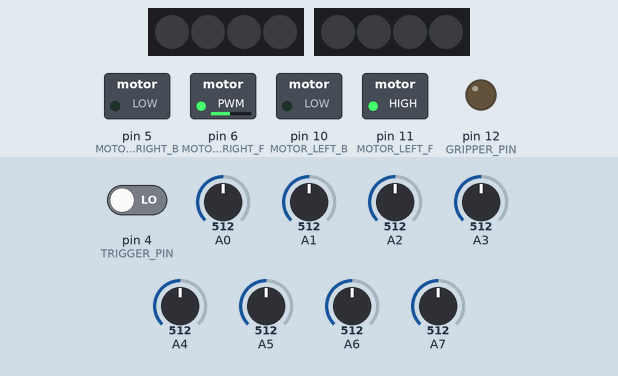
Simulated run of this sketch. Board: Arduino Nano, built with avr-gcc and run on an emulated ATmega328P. Shown: 2 × 4 RGB LEDs in strip order, left to right, switched loads named in the sketch (green lamp = pin HIGH), output pins drawn as LEDs (lit = HIGH). The test bench sets the inputs (shaded band); at power-on: A3 = 512, A2 = 512, A5 = 512, pin 4 (TRIGGER_PIN) LOW, A0 = 512, A1 = 512, A4 = 512, A6 = 512, A7 = 512.

Above: at 1.2 s.
1.3 s: A3 set to 488
At 2.9 s:
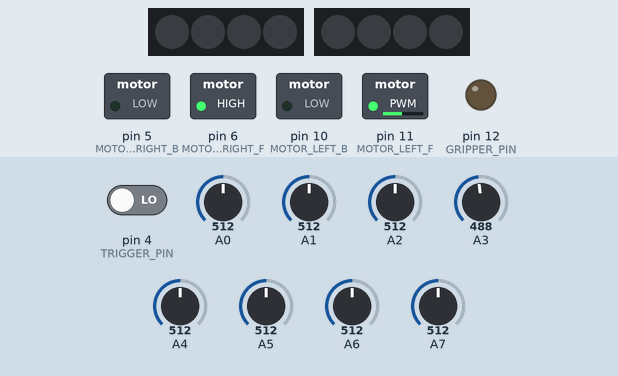
3.5 s: A2 set to 490
At 4.5 s:
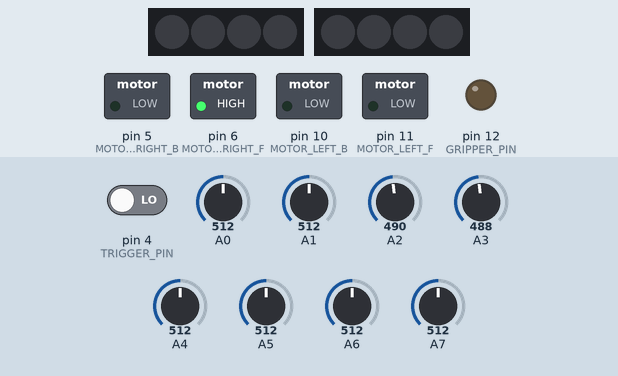
5.5 s: A5 set to 493
At 7.2 s:
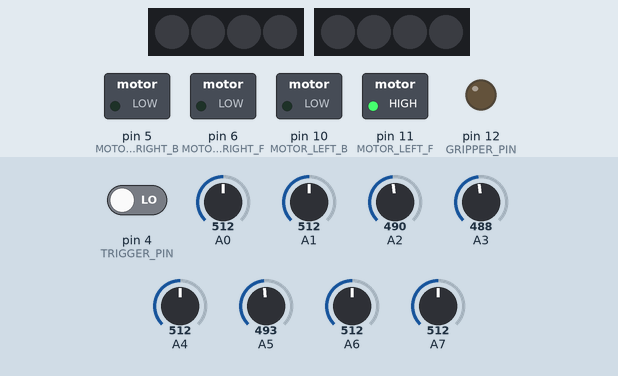
7.5 s: A3 set to 510
At 8.9 s:
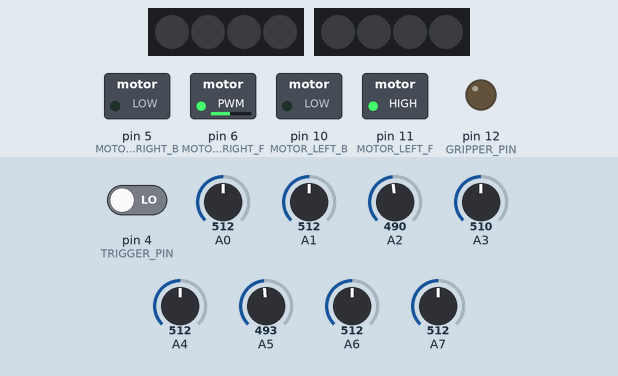
9.5 s: A3 set to 490
At 10.5 s:
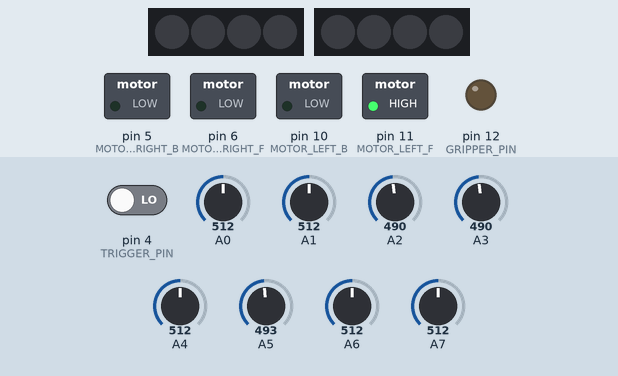
11.5 s: A3 set to 716
At 13.3 s:
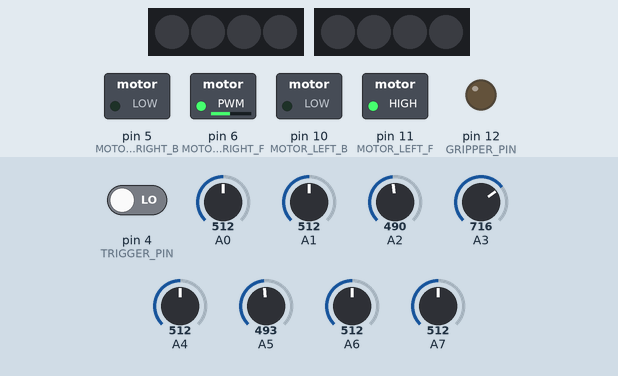
Timing chart, 0 to 14.5 s (numbered marks = the images above; inputs shaded):
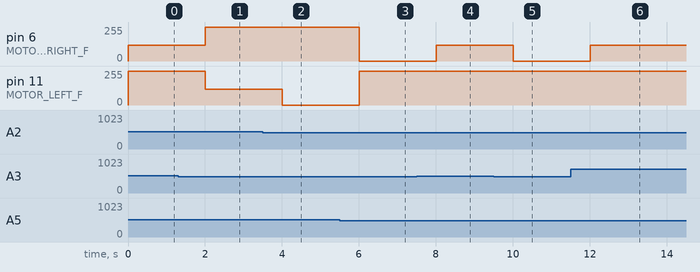

The sketch:

general.ino
```cpp
// ============= LIBRARIES ===============//
#include <Adafruit_NeoPixel.h>

// neo lights
#define NEOPIN_NO         7 // NEOPIN_OUTPUT
#define NEOPIN_NI         8 // NEOPIN_INPUT
#define NEO_PIXNUMBER     4
#define BRIGHTNESS_LEVEL 25

// signal colors
#define WHITE           255, 255, 255
#define RED             255,   0,   0
#define GREEN             0, 255,   0
#define LIGHT_GREEN     155, 255,   0
#define BLUE              0,   0, 255
#define YELLOW          255, 255,   0

// servo - gripper
#define GRIPPER_PIN      12
#define GRIPPER_OPEN    120 // ANGLE_OPEN
#define GRIPPER_CLOSE    30 // ANGLE_CLOSED

// ultra sonic sensor
#define TRIGGER_PIN       4
#define ECHO_PIN          9

// motor
#define MOTOR_LEFT_B     10 // MOTOR_LEFT_BACKWARDS
#define MOTOR_LEFT_F     11 // MOTOR_LEFT_FORWARDS
#define MOTOR_RIGHT_B     5// MOTOR_RIGHT_BACKWARDS
#define MOTOR_RIGHT_F     6// MOTOR_RIGHT_FORWARDS

int distance = 0;


//LineSensors // IR = infrared
int rightLS;
int leftLS;
int IR1;
int IR2;
int IR3;
int IR4;
int IR5;
int IR6;
int IR7;
int IR8;

//variables for fine tuning on line following
int leftValue = 0;
int rightValue = 0;
int adjustSpeed = 0;


Adafruit_NeoPixel strip_NO(NEO_PIXNUMBER, NEOPIN_NO, NEO_GRB + NEO_KHZ800);
Adafruit_NeoPixel strip_NI(NEO_PIXNUMBER, NEOPIN_NI, NEO_GRB + NEO_KHZ800);


// ============= SETUP ===============//
void setup()
{
    strip_NO.begin();
    strip_NI.begin();
    pinMode(GRIPPER_PIN, OUTPUT);
    setupMotors();
    setupIRSensors();
}

// ============= LOOP ===============//
void loop ()
{
    followLine();
//    detectObject_openGripper();
//    digitalWrite(TRIGGER_PIN, LOW);
//    delayMicroseconds(2);
//    digitalWrite(TRIGGER_PIN, HIGH);
//    delayMicroseconds(10);
//    digitalWrite(TRIGGER_PIN, LOW);
//    delayMicroseconds(90);
//    delay(500);
//    setGripperAngle(GRIPPER_CLOSE);
//    delay(500);


  digitalWrite(TRIGGER_PIN, LOW);
  delayMicroseconds(2);
  digitalWrite(TRIGGER_PIN, HIGH);
  delayMicroseconds(10);
  digitalWrite(TRIGGER_PIN, LOW);

    // Measure the echo time to determine distance
  long duration = pulseIn(TRIGGER_PIN, HIGH);
  int distance = duration * 0.034 / 1.5;

//        // Set colors and brightness for NI strip
//    signalRed_all(strip_NI);
//    strip_NI.setBrightness(BRIGHTNESS_LEVEL);
//    strip_NI.show();
//    delay(1000);

      // If an object is within range, close the gripper
//  if (distance < 4 &&) {
//    gripperServo.write(closedPosition);
//    gripperOpen = false;
//    // Adjust delay as needed to ensure stable gripping
//    delay(500);
//  }
//
//  else if (distance >= 9 && !gripperOpen) {
//    gripperServo.write(openPosition);
//    gripperOpen = true;
//
//    delay(500);
}

// ============= FUNCTIONS ===============//

void moveBackward()
{
    analogWrite(MOTOR_LEFT_B, 255);
    analogWrite(MOTOR_RIGHT_B, 255);
}


void moveForward()
{
    analogWrite(MOTOR_LEFT_F, 255);
    analogWrite(MOTOR_RIGHT_F, 240);
}

void turnLeft()
{
    analogWrite(MOTOR_LEFT_F, 255);
    analogWrite(MOTOR_RIGHT_F, 230);
}


void turnRight()
{
    analogWrite(MOTOR_LEFT_F, 180);
    analogWrite(MOTOR_RIGHT_F, 255);
}

void followLine()
{
    readSensors();
    if(IR3 > 500 && IR4 > 500)
    {
        analogWrite(MOTOR_LEFT_F, 255);
        analogWrite(MOTOR_RIGHT_F, 120);
        signalGreenForwardLeft(strip_NO);
        strip_NI.show();

    } else if(IR5 > 500 && IR6 > 500)
    {
        analogWrite(MOTOR_LEFT_F, 120);
        analogWrite(MOTOR_RIGHT_F, 255);
        signalGreenForwardRight(strip_NO);
        strip_NI.show();

    } else if(IR2 > 500 && IR3 > 500) {
        analogWrite(MOTOR_LEFT_F, 255);
        analogWrite(MOTOR_RIGHT_F, 0);
        signalGreenForwardLeft(strip_NO);
        strip_NI.show();

    } else if(IR6 > 500 && IR7 > 500)
    {
        analogWrite(MOTOR_LEFT_F, 0);
        analogWrite(MOTOR_RIGHT_F, 255);
        signalGreenForwardRight(strip_NO);
        strip_NI.show();

    } else if(IR2 > 500 && IR1 > 500)
    {
        analogWrite(MOTOR_LEFT_F, 255);
        analogWrite(MOTOR_RIGHT_F, 0);
        signalGreenForwardLeft(strip_NO);
        strip_NI.show();

    } else if(IR7 > 500 && IR8 > 500)
    {
        analogWrite(MOTOR_LEFT_F, 0);
        analogWrite(MOTOR_RIGHT_F, 255);
        signalGreenForwardRight(strip_NO);
        strip_NI.show();
    }
}

bool squareDetected()
{
    if(IR1 > 800 && IR2 > 800 && IR3 > 800 && IR4 > 800 && IR5 > 800 && IR6 > 800 && IR7 > 800 && IR8 > 800) {
        return true;
    }
}

void race_start()
{
  moveForward, followLine();
}

void setupMotors()
{
    pinMode(MOTOR_LEFT_B, OUTPUT);
    pinMode(MOTOR_LEFT_F, OUTPUT);
    pinMode(MOTOR_RIGHT_B, OUTPUT);
    pinMode(MOTOR_RIGHT_F, OUTPUT);
}

void setupIRSensors()
{
    pinMode(A0, INPUT);
    pinMode(A1, INPUT);
    pinMode(A2, INPUT);
    pinMode(A3, INPUT);
    pinMode(A4, INPUT);
    pinMode(A5, INPUT);
    pinMode(A6, INPUT);
    pinMode(A7, INPUT);
}

void readSensors()
{
    IR1 = analogRead(A0);
    IR2 = analogRead(A1);
    IR3 = analogRead(A3);
    IR4 = analogRead(A4);
    IR5 = analogRead(A2);
    IR6 = analogRead(A5);
    IR7 = analogRead(A6);
    IR8 = analogRead(A7);
}

void setGripperAngle(int angle)
{
    int pulseWidth = map(angle, 0, 180, 1000, 2000);
    digitalWrite(GRIPPER_PIN, HIGH);
    delayMicroseconds(pulseWidth);
    digitalWrite(GRIPPER_PIN, LOW);
}


// Define variables for gripper state
bool gripperOpen = true;
//
//void detectObject_openGripper()
//{
//    if (distance < 4 && gripperOpen)
//  {
//    setServoAngle(90);
//    gripperOpen = false;
//    // Adjust delay as needed to ensure stable gripping
//    delay(500);
//  }
//  // If no object is detected, open the gripper
//  else if (distance >= 9 && !gripperOpen)
//  {
//    setServoAngle(60);
//    gripperOpen = true;
//    // Adjust delay as needed to ensure stable release
//    delay(500);
//  }
//}

void setServoAngle(int angle)
{
    // Convert angle to pulse width
    int pulseWidth = map(angle, 0, 180, 1000, 2000);

    // Send the pulse to the servo pin
    digitalWrite(GRIPPER_PIN, HIGH);
    delayMicroseconds(pulseWidth);
    digitalWrite(GRIPPER_PIN, LOW);
}

void signalGreenForwardLeft(Adafruit_NeoPixel &strip)
{
    strip.setPixelColor(0, strip.Color(GREEN));
}

void signalGreenForwardRight(Adafruit_NeoPixel &strip)
{
    strip.setPixelColor(1, strip.Color(GREEN));
}
```

Measured:
- the behaviour switches between 501 and 500 on A3 (found by bisection; images 0 and 1)
- the behaviour switches between 501 and 500 on A2 (found by bisection; images 1 and 2)
- the behaviour switches between 501 and 500 on A5 (found by bisection; images 2 and 3)
- after the input at 1.3 s, pin 6 (MOTOR_RIGHT_F): 120/255 → 255/255 after 0.70 s; pin 11 (MOTOR_LEFT_F): 255/255 → 120/255 after 0.70 s
- after the input at 3.5 s, pin 11 (MOTOR_LEFT_F): 120/255 → 0/255 after 0.51 s
- after the input at 5.5 s, pin 6 (MOTOR_RIGHT_F): 255/255 → 0/255 after 0.51 s; pin 11 (MOTOR_LEFT_F): 0/255 → 255/255 after 0.51 s
- after the input at 7.5 s, pin 6 (MOTOR_RIGHT_F): 0/255 → 120/255 after 0.51 s
- after the input at 9.5 s, pin 6 (MOTOR_RIGHT_F): 120/255 → 0/255 after 0.51 s
- after the input at 11.5 s, pin 6 (MOTOR_RIGHT_F): 0/255 → 120/255 after 0.52 s
